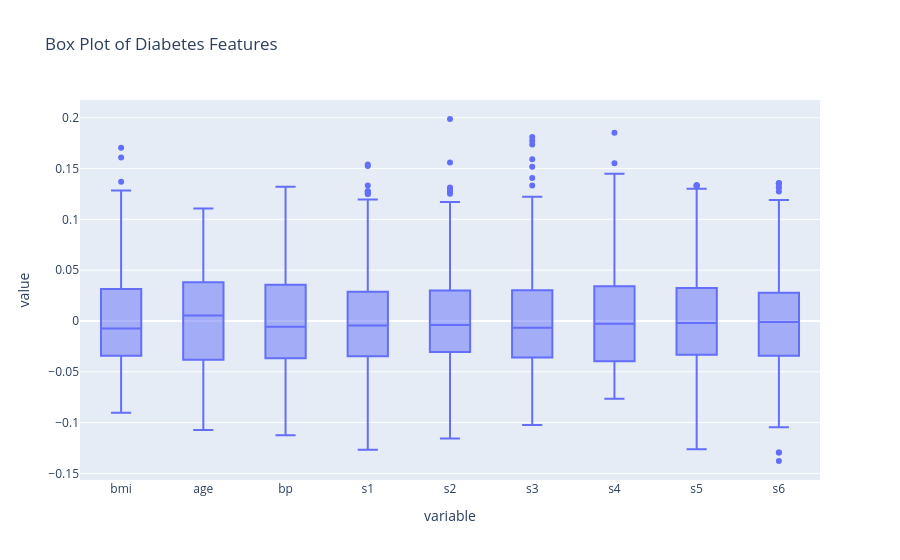

The cell this chart's notebook holds for it:
### Code cell
fig = px.box(df, y=['bmi', 'age', 'bp', 's1', 's2', 's3', 's4', 's5', 's6'], title="Box Plot of Diabetes Features")
fig.show()

### Figure 1 — Plotly figure (JSON) as saved in the notebook; plotly's stock layout.template omitted (floating-point values rounded to 4 significant figures; data arrays with more than 128 entries replaced by an {"elided": "..."} marker saying what was removed)
{"data": [{"alignmentgroup": "True", "hovertemplate": "variable=%{x}<br>value=%{y}<extra></extra>", "legendgroup": "", "marker": {"color": "#636efa"}, "name": "", "notched": false, "offsetgroup": "", "orientation": "v", "showlegend": false, "type": "box", "x": {"elided": "3978 str values"}, "x0": " ", "xaxis": "x", "y": {"elided": "3978 float values"}, "y0": " ", "yaxis": "y"}], "layout": {"boxmode": "group", "legend": {"tracegroupgap": 0}, "title": {"text": "Box Plot of Diabetes Features"}, "xaxis": {"anchor": "y", "domain": [0, 1], "title": {"text": "variable"}}, "yaxis": {"anchor": "x", "domain": [0, 1], "title": {"text": "value"}}}}
